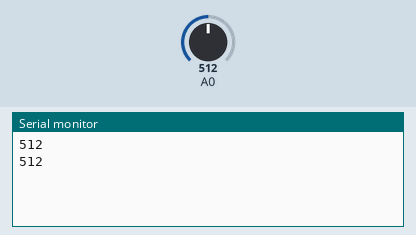
This sketch was run on a simulated Arduino Uno, built with avr-gcc and run on an emulated ATmega328P. Shown: the last lines printed to the serial monitor. The test bench sets the inputs (shaded band); at power-on: A0 = 512.

Above: at 1.8 s.
1.9 s: A0 set to 716
At 2.8 s:
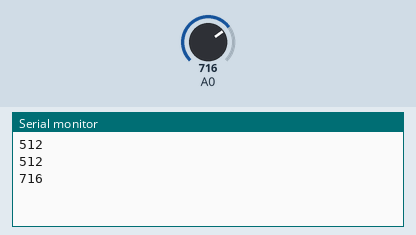
3.4 s: A0 set to 900
At 4.7 s:
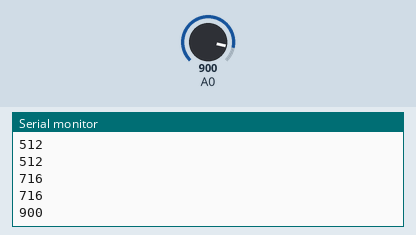
Timing chart, 0 to 6.4 s (numbered marks = the images above; inputs shaded):
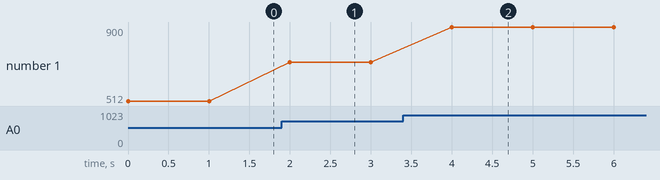

The sketch:

POTENCI_METRO.ino
```cpp
int valorSensor=0;
//declaramos la variable del sensor de tipo int(entero)

void setup() {
Serial.begin(9600);
//Serial.begin(bits por segundo); 9600 es el estandar

pinMode (A0,INPUT);
//pinMode (Número de pin, Si va a enviar señal o recibir); Ponemos INPUT porque va a recibir voltaje
}

void loop(){
valorSensor=analogRead(A0);
//digitalRead=Leer el voltaje digital
//declaramos que el valor del sensor va a ser lo que lea el voltaje
Serial.println(valorSensor);
delay(1000);
//de 0 a 1,023 bits es decir 0 bits=0V y 1023 bits=5V


}
```

Measured:
- after the input at 1.9 s, the serial monitor: prints a new line after 0.10 s (image 1)
- after the input at 3.4 s, the serial monitor: prints a new line after 0.60 s (image 2)
- plotted number 1: 512 → 716 after the input at 1.9 s, 716 → 900 after the input at 3.4 s
